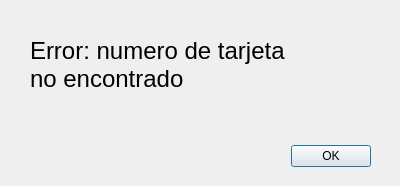
<?xml version="1.0" encoding="UTF-8"?>
<ui version="4.0">
 <class>error_eliminar</class>
 <widget class="QDialog" name="error_eliminar">
  <property name="geometry">
   <rect>
    <x>0</x>
    <y>0</y>
    <width>400</width>
    <height>186</height>
   </rect>
  </property>
  <property name="windowTitle">
   <string>Error al eliminar</string>
  </property>
  <widget class="QDialogButtonBox" name="buttonBox">
   <property name="geometry">
    <rect>
     <x>30</x>
     <y>140</y>
     <width>341</width>
     <height>32</height>
    </rect>
   </property>
   <property name="orientation">
    <enum>Qt::Horizontal</enum>
   </property>
   <property name="standardButtons">
    <set>QDialogButtonBox::Ok</set>
   </property>
  </widget>
  <widget class="QLabel" name="label_error">
   <property name="geometry">
    <rect>
     <x>30</x>
     <y>20</y>
     <width>270</width>
     <height>90</height>
    </rect>
   </property>
   <property name="font">
    <font>
     <pointsize>18</pointsize>
    </font>
   </property>
   <property name="text">
    <string>Error: numero de tarjeta no encontrado</string>
   </property>
   <property name="wordWrap">
    <bool>true</bool>
   </property>
  </widget>
 </widget>
 <resources/>
 <connections>
  <connection>
   <sender>buttonBox</sender>
   <signal>accepted()</signal>
   <receiver>error_eliminar</receiver>
   <slot>accept()</slot>
   <hints>
    <hint type="sourcelabel">
     <x>248</x>
     <y>254</y>
    </hint>
    <hint type="destinationlabel">
     <x>157</x>
     <y>274</y>
    </hint>
   </hints>
  </connection>
  <connection>
   <sender>buttonBox</sender>
   <signal>rejected()</signal>
   <receiver>error_eliminar</receiver>
   <slot>reject()</slot>
   <hints>
    <hint type="sourcelabel">
     <x>316</x>
     <y>260</y>
    </hint>
    <hint type="destinationlabel">
     <x>286</x>
     <y>274</y>
    </hint>
   </hints>
  </connection>
 </connections>
</ui>
